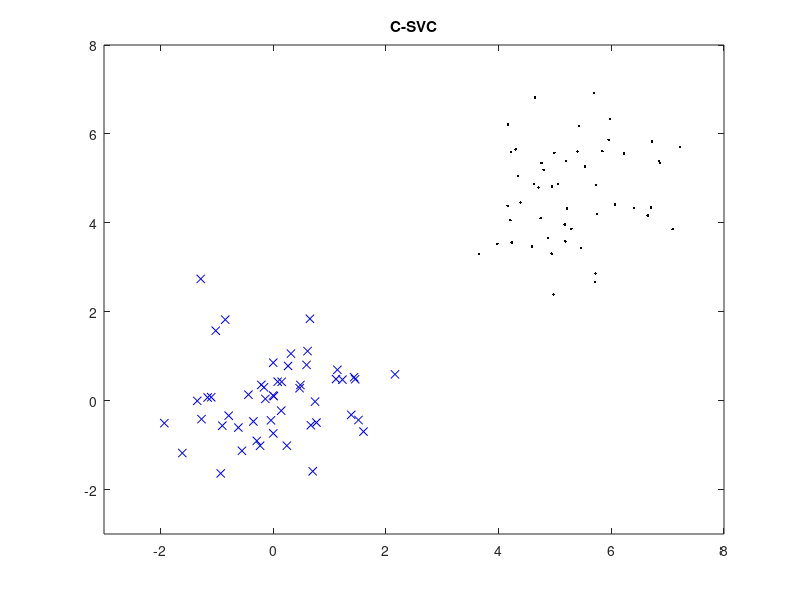

Reproduce this figure in MATLAB. (Note: this script raises an error after producing the figure.)
N = 50; 
n=2*N;randn('state',6);
x1 = randn(2,N); y1 = ones(1,N);
x2 = 5+randn(2,N);y2 = -ones(1,N);
figure;plot(x1(1,:),x1(2,:),'bx',x2(1,:),x2(2,:),'k.');
axis([-3 8 -3 8]);
title('C-SVC')
hold on;
X1 = [x1,x2];
Y1 = [y1,y2];   
X=X1';Y=Y1'; 
C=Inf; 
ker='linear';
global p1 p2  
p1=3;
p2=1;
[nsv alpha bias] = svc(X,Y,ker,C)